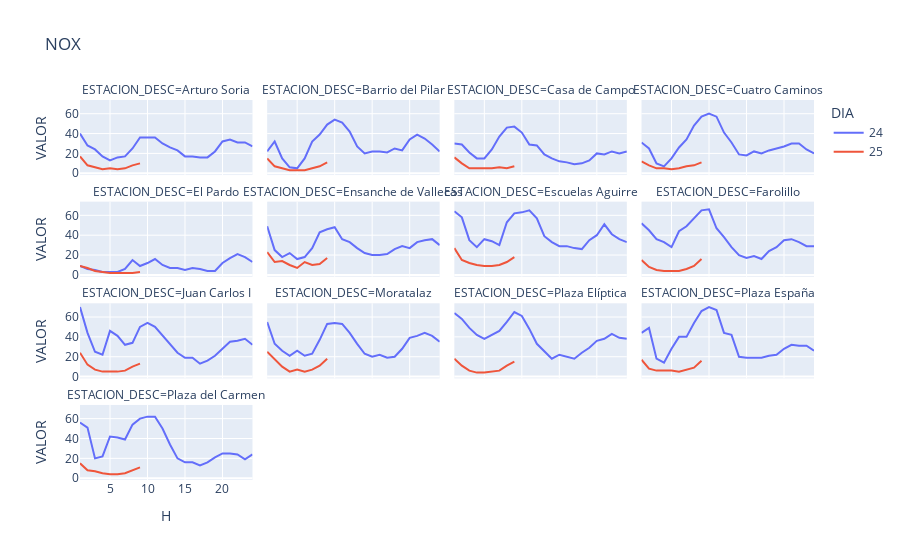

Here is the notebook cell this chart was saved with:
### Code cell
fig = px.line(nox.DataFrame(), x="H", y="VALOR", color="DIA", facet_col='ESTACION_DESC',facet_col_wrap=4 ,title='NOX ')
fig.show()

### Figure 1 — Plotly figure (JSON) as saved in the notebook; plotly's stock layout.template omitted (floating-point values rounded to 4 significant figures)
{"data": [{"hovertemplate": "DIA=24<br>ESTACION_DESC=Arturo Soria<br>H=%{x}<br>VALOR=%{y}<extra></extra>", "legendgroup": "24", "line": {"color": "#636efa", "dash": "solid"}, "marker": {"symbol": "circle"}, "mode": "lines", "name": "24", "orientation": "v", "showlegend": true, "type": "scatter", "x": [1, 2, 3, 4, 5, 6, 7, 8, 9, 10, 11, 12, 13, 14, 15, 16, 17, 18, 19, 20, 21, 22, 23, 24], "xaxis": "x13", "y": [40, 28, 24, 17, 13, 16, 17, 25, 36, 36, 36, 30, 26, 23, 17, 17, 16, 16, 22, 32, 34, 31, 31, 27], "yaxis": "y13"}, {"hovertemplate": "DIA=24<br>ESTACION_DESC=Barrio del Pilar<br>H=%{x}<br>VALOR=%{y}<extra></extra>", "legendgroup": "24", "line": {"color": "#636efa", "dash": "solid"}, "marker": {"symbol": "circle"}, "mode": "lines", "name": "24", "orientation": "v", "showlegend": false, "type": "scatter", "x": [1, 2, 3, 4, 5, 6, 7, 8, 9, 10, 11, 12, 13, 14, 15, 16, 17, 18, 19, 20, 21, 22, 23, 24], "xaxis": "x14", "y": [22, 32, 15, 6, 5, 15, 32, 39, 49, 54, 51, 42, 27, 20, 22, 22, 21, 25, 23, 34, 39, 35, 29, 22], "yaxis": "y14"}, {"hovertemplate": "DIA=24<br>ESTACION_DESC=Casa de Campo<br>H=%{x}<br>VALOR=%{y}<extra></extra>", "legendgroup": "24", "line": {"color": "#636efa", "dash": "solid"}, "marker": {"symbol": "circle"}, "mode": "lines", "name": "24", "orientation": "v", "showlegend": false, "type": "scatter", "x": [1, 2, 3, 4, 5, 6, 7, 8, 9, 10, 11, 12, 13, 14, 15, 16, 17, 18, 19, 20, 21, 22, 23, 24], "xaxis": "x15", "y": [30, 29, 21, 15, 15, 24, 37, 46, 47, 41, 29, 28, 19, 15, 12, 11, 9, 10, 13, 20, 19, 22, 20, 22], "yaxis": "y15"}, {"hovertemplate": "DIA=24<br>ESTACION_DESC=Cuatro Caminos<br>H=%{x}<br>VALOR=%{y}<extra></extra>", "legendgroup": "24", "line": {"color": "#636efa", "dash": "solid"}, "marker": {"symbol": "circle"}, "mode": "lines", "name": "24", "orientation": "v", "showlegend": false, "type": "scatter", "x": [1, 2, 3, 4, 5, 6, 7, 8, 9, 10, 11, 12, 13, 14, 15, 16, 17, 18, 19, 20, 21, 22, 23, 24], "xaxis": "x16", "y": [31, 25, 10, 7, 15, 26, 34, 48, 57, 60, 57, 41, 31, 19, 18, 22, 20, 23, 25, 27, 30, 30, 24, 20], "yaxis": "y16"}, {"hovertemplate": "DIA=24<br>ESTACION_DESC=El Pardo<br>H=%{x}<br>VALOR=%{y}<extra></extra>", "legendgroup": "24", "line": {"color": "#636efa", "dash": "solid"}, "marker": {"symbol": "circle"}, "mode": "lines", "name": "24", "orientation": "v", "showlegend": false, "type": "scatter", "x": [1, 2, 3, 4, 5, 6, 7, 8, 9, 10, 11, 12, 13, 14, 15, 16, 17, 18, 19, 20, 21, 22, 23, 24], "xaxis": "x9", "y": [9, 6, 5, 3, 3, 3, 6, 15, 9, 12, 16, 10, 7, 7, 5, 7, 6, 4, 4, 12, 17, 21, 18, 13], "yaxis": "y9"}, {"hovertemplate": "DIA=24<br>ESTACION_DESC=Ensanche de Vallecas<br>H=%{x}<br>VALOR=%{y}<extra></extra>", "legendgroup": "24", "line": {"color": "#636efa", "dash": "solid"}, "marker": {"symbol": "circle"}, "mode": "lines", "name": "24", "orientation": "v", "showlegend": false, "type": "scatter", "x": [1, 2, 3, 4, 5, 6, 7, 8, 9, 10, 11, 12, 13, 14, 15, 16, 17, 18, 19, 20, 21, 22, 23, 24], "xaxis": "x10", "y": [49, 25, 18, 22, 16, 18, 27, 43, 46, 48, 36, 33, 27, 22, 20, 20, 21, 26, 29, 27, 33, 35, 36, 30], "yaxis": "y10"}, {"hovertemplate": "DIA=24<br>ESTACION_DESC=Escuelas Aguirre<br>H=%{x}<br>VALOR=%{y}<extra></extra>", "legendgroup": "24", "line": {"color": "#636efa", "dash": "solid"}, "marker": {"symbol": "circle"}, "mode": "lines", "name": "24", "orientation": "v", "showlegend": false, "type": "scatter", "x": [1, 2, 3, 4, 5, 6, 7, 8, 9, 10, 11, 12, 13, 14, 15, 16, 17, 18, 19, 20, 21, 22, 23, 24], "xaxis": "x11", "y": [64, 58, 35, 28, 36, 34, 30, 53, 62, 63, 65, 57, 39, 33, 29, 29, 27, 26, 35, 40, 51, 41, 36, 33], "yaxis": "y11"}, {"hovertemplate": "DIA=24<br>ESTACION_DESC=Farolillo<br>H=%{x}<br>VALOR=%{y}<extra></extra>", "legendgroup": "24", "line": {"color": "#636efa", "dash": "solid"}, "marker": {"symbol": "circle"}, "mode": "lines", "name": "24", "orientation": "v", "showlegend": false, "type": "scatter", "x": [1, 2, 3, 4, 5, 6, 7, 8, 9, 10, 11, 12, 13, 14, 15, 16, 17, 18, 19, 20, 21, 22, 23, 24], "xaxis": "x12", "y": [52, 45, 36, 33, 28, 44, 49, 57, 65, 66, 47, 38, 28, 20, 17, 19, 16, 24, 28, 35, 36, 33, 29, 29], "yaxis": "y12"}, {"hovertemplate": "DIA=24<br>ESTACION_DESC=Juan Carlos I<br>H=%{x}<br>VALOR=%{y}<extra></extra>", "legendgroup": "24", "line": {"color": "#636efa", "dash": "solid"}, "marker": {"symbol": "circle"}, "mode": "lines", "name": "24", "orientation": "v", "showlegend": false, "type": "scatter", "x": [1, 2, 3, 4, 5, 6, 7, 8, 9, 10, 11, 12, 13, 14, 15, 16, 17, 18, 19, 20, 21, 22, 23, 24], "xaxis": "x5", "y": [70, 44, 25, 22, 46, 41, 32, 34, 50, 54, 50, 41, 33, 24, 19, 19, 13, 16, 21, 28, 35, 36, 38, 32], "yaxis": "y5"}, {"hovertemplate": "DIA=24<br>ESTACION_DESC=Moratalaz<br>H=%{x}<br>VALOR=%{y}<extra></extra>", "legendgroup": "24", "line": {"color": "#636efa", "dash": "solid"}, "marker": {"symbol": "circle"}, "mode": "lines", "name": "24", "orientation": "v", "showlegend": false, "type": "scatter", "x": [1, 2, 3, 4, 5, 6, 7, 8, 9, 10, 11, 12, 13, 14, 15, 16, 17, 18, 19, 20, 21, 22, 23, 24], "xaxis": "x6", "y": [55, 33, 26, 21, 26, 21, 23, 37, 53, 54, 53, 44, 33, 23, 20, 22, 19, 20, 28, 39, 41, 44, 41, 35], "yaxis": "y6"}, {"hovertemplate": "DIA=24<br>ESTACION_DESC=Plaza Elíptica<br>H=%{x}<br>VALOR=%{y}<extra></extra>", "legendgroup": "24", "line": {"color": "#636efa", "dash": "solid"}, "marker": {"symbol": "circle"}, "mode": "lines", "name": "24", "orientation": "v", "showlegend": false, "type": "scatter", "x": [1, 2, 3, 4, 5, 6, 7, 8, 9, 10, 11, 12, 13, 14, 15, 16, 17, 18, 19, 20, 21, 22, 23, 24], "xaxis": "x7", "y": [64, 58, 49, 42, 38, 42, 46, 55, 65, 61, 48, 33, 25, 18, 22, 20, 18, 24, 29, 36, 38, 43, 39, 38], "yaxis": "y7"}, {"hovertemplate": "DIA=24<br>ESTACION_DESC=Plaza España<br>H=%{x}<br>VALOR=%{y}<extra></extra>", "legendgroup": "24", "line": {"color": "#636efa", "dash": "solid"}, "marker": {"symbol": "circle"}, "mode": "lines", "name": "24", "orientation": "v", "showlegend": false, "type": "scatter", "x": [1, 2, 3, 4, 5, 6, 7, 8, 9, 10, 11, 12, 13, 14, 15, 16, 17, 18, 19, 20, 21, 22, 23, 24], "xaxis": "x8", "y": [44, 49, 18, 14, 28, 40, 40, 54, 66, 70, 67, 44, 42, 20, 19, 19, 19, 21, 22, 28, 32, 31, 31, 26], "yaxis": "y8"}, {"hovertemplate": "DIA=24<br>ESTACION_DESC=Plaza del Carmen<br>H=%{x}<br>VALOR=%{y}<extra></extra>", "legendgroup": "24", "line": {"color": "#636efa", "dash": "solid"}, "marker": {"symbol": "circle"}, "mode": "lines", "name": "24", "orientation": "v", "showlegend": false, "type": "scatter", "x": [1, 2, 3, 4, 5, 6, 7, 8, 9, 10, 11, 12, 13, 14, 15, 16, 17, 18, 19, 20, 21, 22, 23, 24], "xaxis": "x", "y": [56, 51, 20, 22, 42, 41, 39, 54, 60, 62, 62, 50, 34, 20, 16, 16, 13, 16, 21, 25, 25, 24, 19, 24], "yaxis": "y"}, {"hovertemplate": "DIA=25<br>ESTACION_DESC=Arturo Soria<br>H=%{x}<br>VALOR=%{y}<extra></extra>", "legendgroup": "25", "line": {"color": "#EF553B", "dash": "solid"}, "marker": {"symbol": "circle"}, "mode": "lines", "name": "25", "orientation": "v", "showlegend": true, "type": "scatter", "x": [1, 2, 3, 4, 5, 6, 7, 8, 9], "xaxis": "x13", "y": [17, 8, 6, 4, 5, 4, 5, 8, 10], "yaxis": "y13"}, {"hovertemplate": "DIA=25<br>ESTACION_DESC=Barrio del Pilar<br>H=%{x}<br>VALOR=%{y}<extra></extra>", "legendgroup": "25", "line": {"color": "#EF553B", "dash": "solid"}, "marker": {"symbol": "circle"}, "mode": "lines", "name": "25", "orientation": "v", "showlegend": false, "type": "scatter", "x": [1, 2, 3, 4, 5, 6, 7, 8, 9], "xaxis": "x14", "y": [15, 7, 5, 3, 3, 3, 5, 7, 11], "yaxis": "y14"}, {"hovertemplate": "DIA=25<br>ESTACION_DESC=Casa de Campo<br>H=%{x}<br>VALOR=%{y}<extra></extra>", "legendgroup": "25", "line": {"color": "#EF553B", "dash": "solid"}, "marker": {"symbol": "circle"}, "mode": "lines", "name": "25", "orientation": "v", "showlegend": false, "type": "scatter", "x": [1, 2, 3, 4, 5, 6, 7, 8, 9], "xaxis": "x15", "y": [16, 10, 5, 5, 5, 5, 6, 5, 7], "yaxis": "y15"}, {"hovertemplate": "DIA=25<br>ESTACION_DESC=Cuatro Caminos<br>H=%{x}<br>VALOR=%{y}<extra></extra>", "legendgroup": "25", "line": {"color": "#EF553B", "dash": "solid"}, "marker": {"symbol": "circle"}, "mode": "lines", "name": "25", "orientation": "v", "showlegend": false, "type": "scatter", "x": [1, 2, 3, 4, 5, 6, 7, 8, 9], "xaxis": "x16", "y": [12, 8, 5, 5, 4, 5, 7, 8, 11], "yaxis": "y16"}, {"hovertemplate": "DIA=25<br>ESTACION_DESC=El Pardo<br>H=%{x}<br>VALOR=%{y}<extra></extra>", "legendgroup": "25", "line": {"color": "#EF553B", "dash": "solid"}, "marker": {"symbol": "circle"}, "mode": "lines", "name": "25", "orientation": "v", "showlegend": false, "type": "scatter", "x": [1, 2, 3, 4, 5, 6, 7, 8, 9], "xaxis": "x9", "y": [9, 7, 4, 3, 2, 2, 2, 2, 3], "yaxis": "y9"}, {"hovertemplate": "DIA=25<br>ESTACION_DESC=Ensanche de Vallecas<br>H=%{x}<br>VALOR=%{y}<extra></extra>", "legendgroup": "25", "line": {"color": "#EF553B", "dash": "solid"}, "marker": {"symbol": "circle"}, "mode": "lines", "name": "25", "orientation": "v", "showlegend": false, "type": "scatter", "x": [1, 2, 3, 4, 5, 6, 7, 8, 9], "xaxis": "x10", "y": [23, 13, 14, 10, 7, 13, 10, 11, 17], "yaxis": "y10"}, {"hovertemplate": "DIA=25<br>ESTACION_DESC=Escuelas Aguirre<br>H=%{x}<br>VALOR=%{y}<extra></extra>", "legendgroup": "25", "line": {"color": "#EF553B", "dash": "solid"}, "marker": {"symbol": "circle"}, "mode": "lines", "name": "25", "orientation": "v", "showlegend": false, "type": "scatter", "x": [1, 2, 3, 4, 5, 6, 7, 8, 9], "xaxis": "x11", "y": [27, 15, 12, 10, 9, 9, 10, 13, 18], "yaxis": "y11"}, {"hovertemplate": "DIA=25<br>ESTACION_DESC=Farolillo<br>H=%{x}<br>VALOR=%{y}<extra></extra>", "legendgroup": "25", "line": {"color": "#EF553B", "dash": "solid"}, "marker": {"symbol": "circle"}, "mode": "lines", "name": "25", "orientation": "v", "showlegend": false, "type": "scatter", "x": [1, 2, 3, 4, 5, 6, 7, 8, 9], "xaxis": "x12", "y": [15, 8, 5, 4, 4, 4, 6, 9, 16], "yaxis": "y12"}, {"hovertemplate": "DIA=25<br>ESTACION_DESC=Juan Carlos I<br>H=%{x}<br>VALOR=%{y}<extra></extra>", "legendgroup": "25", "line": {"color": "#EF553B", "dash": "solid"}, "marker": {"symbol": "circle"}, "mode": "lines", "name": "25", "orientation": "v", "showlegend": false, "type": "scatter", "x": [1, 2, 3, 4, 5, 6, 7, 8, 9], "xaxis": "x5", "y": [24, 12, 7, 5, 5, 5, 6, 10, 13], "yaxis": "y5"}, {"hovertemplate": "DIA=25<br>ESTACION_DESC=Moratalaz<br>H=%{x}<br>VALOR=%{y}<extra></extra>", "legendgroup": "25", "line": {"color": "#EF553B", "dash": "solid"}, "marker": {"symbol": "circle"}, "mode": "lines", "name": "25", "orientation": "v", "showlegend": false, "type": "scatter", "x": [1, 2, 3, 4, 5, 6, 7, 8, 9], "xaxis": "x6", "y": [25, 17, 10, 5, 7, 5, 7, 11, 18], "yaxis": "y6"}, {"hovertemplate": "DIA=25<br>ESTACION_DESC=Plaza Elíptica<br>H=%{x}<br>VALOR=%{y}<extra></extra>", "legendgroup": "25", "line": {"color": "#EF553B", "dash": "solid"}, "marker": {"symbol": "circle"}, "mode": "lines", "name": "25", "orientation": "v", "showlegend": false, "type": "scatter", "x": [1, 2, 3, 4, 5, 6, 7, 8, 9], "xaxis": "x7", "y": [18, 11, 6, 4, 4, 5, 6, 11, 15], "yaxis": "y7"}, {"hovertemplate": "DIA=25<br>ESTACION_DESC=Plaza España<br>H=%{x}<br>VALOR=%{y}<extra></extra>", "legendgroup": "25", "line": {"color": "#EF553B", "dash": "solid"}, "marker": {"symbol": "circle"}, "mode": "lines", "name": "25", "orientation": "v", "showlegend": false, "type": "scatter", "x": [1, 2, 3, 4, 5, 6, 7, 8, 9], "xaxis": "x8", "y": [17, 8, 6, 6, 6, 5, 7, 9, 16], "yaxis": "y8"}, {"hovertemplate": "DIA=25<br>ESTACION_DESC=Plaza del Carmen<br>H=%{x}<br>VALOR=%{y}<extra></extra>", "legendgroup": "25", "line": {"color": "#EF553B", "dash": "solid"}, "marker": {"symbol": "circle"}, "mode": "lines", "name": "25", "orientation": "v", "showlegend": false, "type": "scatter", "x": [1, 2, 3, 4, 5, 6, 7, 8, 9], "xaxis": "x", "y": [15, 8, 7, 5, 4, 4, 5, 8, 11], "yaxis": "y"}], "layout": {"annotations": [{"font": {}, "showarrow": false, "text": "ESTACION_DESC=Plaza del Carmen", "x": 0.1175, "xanchor": "center", "xref": "paper", "y": 0.1975, "yanchor": "bottom", "yref": "paper"}, {"font": {}, "showarrow": false, "text": "ESTACION_DESC=Juan Carlos I", "x": 0.1175, "xanchor": "center", "xref": "paper", "y": 0.465, "yanchor": "bottom", "yref": "paper"}, {"font": {}, "showarrow": false, "text": "ESTACION_DESC=Moratalaz", "x": 0.3725, "xanchor": "center", "xref": "paper", "y": 0.465, "yanchor": "bottom", "yref": "paper"}, {"font": {}, "showarrow": false, "text": "ESTACION_DESC=Plaza Elíptica", "x": 0.6275, "xanchor": "center", "xref": "paper", "y": 0.465, "yanchor": "bottom", "yref": "paper"}, {"font": {}, "showarrow": false, "text": "ESTACION_DESC=Plaza España", "x": 0.8825, "xanchor": "center", "xref": "paper", "y": 0.465, "yanchor": "bottom", "yref": "paper"}, {"font": {}, "showarrow": false, "text": "ESTACION_DESC=El Pardo", "x": 0.1175, "xanchor": "center", "xref": "paper", "y": 0.7325, "yanchor": "bottom", "yref": "paper"}, {"font": {}, "showarrow": false, "text": "ESTACION_DESC=Ensanche de Vallecas", "x": 0.3725, "xanchor": "center", "xref": "paper", "y": 0.7325, "yanchor": "bottom", "yref": "paper"}, {"font": {}, "showarrow": false, "text": "ESTACION_DESC=Escuelas Aguirre", "x": 0.6275, "xanchor": "center", "xref": "paper", "y": 0.7325, "yanchor": "bottom", "yref": "paper"}, {"font": {}, "showarrow": false, "text": "ESTACION_DESC=Farolillo", "x": 0.8825, "xanchor": "center", "xref": "paper", "y": 0.7325, "yanchor": "bottom", "yref": "paper"}, {"font": {}, "showarrow": false, "text": "ESTACION_DESC=Arturo Soria", "x": 0.1175, "xanchor": "center", "xref": "paper", "y": 1, "yanchor": "bottom", "yref": "paper"}, {"font": {}, "showarrow": false, "text": "ESTACION_DESC=Barrio del Pilar", "x": 0.3725, "xanchor": "center", "xref": "paper", "y": 1, "yanchor": "bottom", "yref": "paper"}, {"font": {}, "showarrow": false, "text": "ESTACION_DESC=Casa de Campo", "x": 0.6275, "xanchor": "center", "xref": "paper", "y": 1, "yanchor": "bottom", "yref": "paper"}, {"font": {}, "showarrow": false, "text": "ESTACION_DESC=Cuatro Caminos", "x": 0.8825, "xanchor": "center", "xref": "paper", "y": 1, "yanchor": "bottom", "yref": "paper"}], "legend": {"title": {"text": "DIA"}, "tracegroupgap": 0}, "title": {"text": "NOX "}, "xaxis": {"anchor": "y", "domain": [0, 0.235], "title": {"text": "H"}}, "xaxis10": {"anchor": "y10", "domain": [0.255, 0.49], "matches": "x", "showticklabels": false}, "xaxis11": {"anchor": "y11", "domain": [0.51, 0.745], "matches": "x", "showticklabels": false}, "xaxis12": {"anchor": "y12", "domain": [0.765, 1.0], "matches": "x", "showticklabels": false}, "xaxis13": {"anchor": "y13", "domain": [0, 0.235], "matches": "x", "showticklabels": false}, "xaxis14": {"anchor": "y14", "domain": [0.255, 0.49], "matches": "x", "showticklabels": false}, "xaxis15": {"anchor": "y15", "domain": [0.51, 0.745], "matches": "x", "showticklabels": false}, "xaxis16": {"anchor": "y16", "domain": [0.765, 1.0], "matches": "x", "showticklabels": false}, "xaxis2": {"anchor": "y2", "domain": [0.255, 0.49], "matches": "x", "title": {"text": "H"}}, "xaxis3": {"anchor": "y3", "domain": [0.51, 0.745], "matches": "x", "title": {"text": "H"}}, "xaxis4": {"anchor": "y4", "domain": [0.765, 1.0], "matches": "x", "title": {"text": "H"}}, "xaxis5": {"anchor": "y5", "domain": [0, 0.235], "matches": "x", "showticklabels": false}, "xaxis6": {"anchor": "y6", "domain": [0.255, 0.49], "matches": "x", "showticklabels": false}, "xaxis7": {"anchor": "y7", "domain": [0.51, 0.745], "matches": "x", "showticklabels": false}, "xaxis8": {"anchor": "y8", "domain": [0.765, 1.0], "matches": "x", "showticklabels": false}, "xaxis9": {"anchor": "y9", "domain": [0, 0.235], "matches": "x", "showticklabels": false}, "yaxis": {"anchor": "x", "domain": [0, 0.1975], "title": {"text": "VALOR"}}, "yaxis10": {"anchor": "x10", "domain": [0.535, 0.7325], "matches": "y", "showticklabels": false}, "yaxis11": {"anchor": "x11", "domain": [0.535, 0.7325], "matches": "y", "showticklabels": false}, "yaxis12": {"anchor": "x12", "domain": [0.535, 0.7325], "matches": "y", "showticklabels": false}, "yaxis13": {"anchor": "x13", "domain": [0.8025, 1], "matches": "y", "title": {"text": "VALOR"}}, "yaxis14": {"anchor": "x14", "domain": [0.8025, 1], "matches": "y", "showticklabels": false}, "yaxis15": {"anchor": "x15", "domain": [0.8025, 1], "matches": "y", "showticklabels": false}, "yaxis16": {"anchor": "x16", "domain": [0.8025, 1], "matches": "y", "showticklabels": false}, "yaxis2": {"anchor": "x2", "domain": [0, 0.1975], "matches": "y", "showticklabels": false}, "yaxis3": {"anchor": "x3", "domain": [0, 0.1975], "matches": "y", "showticklabels": false}, "yaxis4": {"anchor": "x4", "domain": [0, 0.1975], "matches": "y", "showticklabels": false}, "yaxis5": {"anchor": "x5", "domain": [0.2675, 0.465], "matches": "y", "title": {"text": "VALOR"}}, "yaxis6": {"anchor": "x6", "domain": [0.2675, 0.465], "matches": "y", "showticklabels": false}, "yaxis7": {"anchor": "x7", "domain": [0.2675, 0.465], "matches": "y", "showticklabels": false}, "yaxis8": {"anchor": "x8", "domain": [0.2675, 0.465], "matches": "y", "showticklabels": false}, "yaxis9": {"anchor": "x9", "domain": [0.535, 0.7325], "matches": "y", "title": {"text": "VALOR"}}}}
